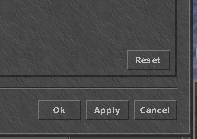
#> input picture data/test-small-1.png, 197 x 139 px
$ python test_ocr_new.py
#> lines starting #> are read from the running program, lines starting #| are printed output that depends on the picture; after the words box and inside, x2 and y2 are one past the last pixel; in counts of white or black regions, pixels touching at a corner belong together
### tibia_ocr/hash_ocr.py
from __future__ import annotations

import json
from functools import lru_cache
from pathlib import Path

import cv2
import numpy as np
from cv2.typing import MatLike

from tibia_ocr.constants import BIG_FONT
from tibia_ocr.exceptions import FontNotFound
from tibia_ocr.utils import crop
from tibia_ocr.utils import get_hash


@lru_cache()
def get_model(font: Path | str):
    try:
        with open(font) as fp:
            letters = json.load(fp)
            return {l["hash"]: l for l in letters}
    except FileNotFoundError:
        raise FontNotFound(f'Font "{font}" not found.')


@lru_cache()
def get_min_width(font: Path | str):
    # returns the minimum width of a letter in the font
    model = get_model(font)
    min_width = min([l["width"] for l in model.values()])
    return min_width


@lru_cache()
def get_min_height(font: Path | str):
    # returns the minimum height of a letter in the font
    model = get_model(font)
    min_height = min([l["height"] for l in model.values()])
    return min_height


def convert_letter(img: MatLike, font: Path | str = BIG_FONT) -> str:
    model_obj = get_model(font)
    _, width = img.shape[:2]
    if width == 0:
        return ""
    min_tentative_width = get_min_width(font)
    max_tentative_width = min(10, width)
    for tentative_width in reversed(
        range(min_tentative_width, max_tentative_width + 1)
    ):
        letter_image: MatLike = img[:, :tentative_width]
        contours, _ = cv2.findContours(
            letter_image, cv2.RETR_EXTERNAL, cv2.CHAIN_APPROX_SIMPLE
        )
        if contours == []:
            continue
        x, y, w, h = cv2.boundingRect(contours[0])
        letter_image = crop(letter_image, (x, y, w, h))
        letter_hash = get_hash(letter_image)
        letter = model_obj.get(letter_hash, None)
        if letter is not None:
            remaining_image: MatLike = img[:, tentative_width:]
            letter = letter["letter"]
            return letter + convert_letter(remaining_image, font=font)
    return ""


def convert_line_with_locations(img: MatLike, font: Path | str = BIG_FONT):
    cnts, _ = cv2.findContours(img, cv2.RETR_EXTERNAL, cv2.CHAIN_APPROX_SIMPLE)
    letters: list[tuple[tuple[int, int, int, int], str]] = []
    for cnt in cnts:
        # create a mask from the contour
        mask: MatLike = np.zeros_like(img)
        cv2.drawContours(mask, [cnt], 0, [255], -1)

        # mask the original image
        letter_image = cv2.bitwise_and(img, mask)

        # crop the letter image and convert the image to character
        x, y, w, h = cv2.boundingRect(cnt)
        letter_image = crop(letter_image, (x, y, w, h))
        letter = convert_letter(letter_image, font=font)
        letters.append(((x, y, w, h), letter))
    return letters


def convert_line(img: MatLike, font: Path | str = BIG_FONT):
    letters = convert_line_with_locations(img, font)
    letters.sort(key=lambda l: l[0][0])
    return "".join([l[1] for l in letters])


def convert_paragraph(img: MatLike, font: Path | str = BIG_FONT):
    start = None
    paragraph: list[str] = []
    for i, row in enumerate(img):
        non_zero = np.count_nonzero(row)
        if non_zero == 0 and start is not None:
            line: MatLike = img[start:i]
            if line.shape[0] >= get_min_height(font):
                paragraph.append(convert_line(line, font=font))
            start = None
        if non_zero > 0 and start is None:
            start = i
    if start is not None:
        line = img[start:]
        if line.shape[0] >= get_min_height(font):
            paragraph.append(convert_line(line, font=font))
    return "\n".join(paragraph)

### tibia_ocr/utils.py
from __future__ import annotations

import hashlib

import cv2
import numpy as np
from cv2.typing import MatLike


def crop(img: MatLike, rect: tuple[int, int, int, int]):
    """Crops an cv2 image using coordinate and size"""
    img = img[rect[1] : rect[1] + rect[3], rect[0] : rect[0] + rect[2]]
    return img


def get_hash(img: MatLike):
    """Returns the hash of the image"""
    return hashlib.md5(img.tobytes()).hexdigest()


def get_diff(img1: MatLike, img2: MatLike):
    diff = cv2.absdiff(img1, img2)
    return np.sum(diff)

### test_ocr_new.py
from pathlib import Path

import cv2
import numpy as np
from cv2.typing import MatLike

from tibia_ocr.hash_ocr import convert_line
from tibia_ocr.hash_ocr import convert_paragraph

color191 = np.array([191, 191, 191])
color192 = np.array([192, 192, 192])
color244 = np.array([244, 244, 244])


def visualize(img: MatLike, text: str):
    scaled = cv2.resize(
        img,
        None,
        fx=2,
        fy=2,
        interpolation=cv2.INTER_NEAREST,
    )
    scaled = cv2.copyMakeBorder(
        scaled,
        25 * (text.count("\n") + 1),
        0,
        0,
        0,
        cv2.BORDER_CONSTANT,
        value=(0, 0, 0),
    )

    y0, dy = 20, 25
    for i, line in enumerate(text.split("\n")):
        y = y0 + i * dy
        cv2.putText(scaled, line, (0, y), 3, 0.7, (0, 255, 0), 2)
    cv2.imshow("", scaled)
    cv2.waitKey(0)
    cv2.destroyAllWindows()


# [44 lines left out: function test_big_font, not called in this run]


def test_small_font():
    small = Path() / "tibia_ocr" / "fonts" / "small.json"

    image = cv2.imread("data/test-small-1.png")
#> image is the input picture: shape (139, 197, 3); mean B, G, R 72.3, 71.8, 71.5
    threshed = cv2.inRange(image, color192, color192)
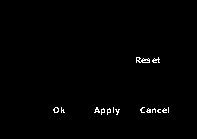
#> threshed: shape (139, 197); 0.88% white in thin lines or dots, all inside (x1, y1, x2, y2) = (53, 57, 169, 115)
    out = convert_paragraph(threshed, font=small)
#> the loop in convert_paragraph, `for i, row in enumerate(img):` made 139 passes; (reads tibia_ocr/fonts/small.json from the repository)
#> (non_zero, start) on passes 58, 108: (5, 57), (11, 107)
#> non_zero on passes 1 to 6: 0, 0, 0, 0, 0, 0
#> after the loop in convert_paragraph, `for i, row in enumerate(img):`: paragraph = ['Reset', 'OkApplyCancel']
    visualize(image, out)
#> in visualize, `scaled = cv2.copyMakeBorder( scaled, 25 * (text.count("\n") + 1), 0, 0..`:
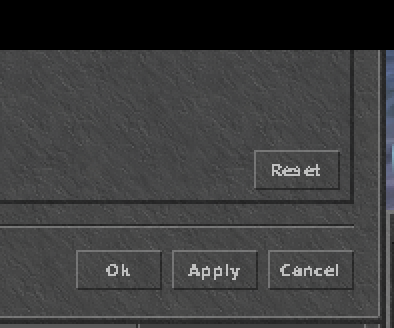
#> scaled: shape (328, 394, 3); mean B, G, R 61.3, 60.8, 60.6
#> after the loop in visualize, `for i, line in enumerate(text.split("\n")):`:
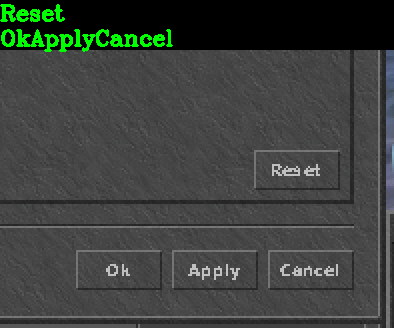
#> scaled: shape (328, 394, 3); 1.66% of pixels changed, all inside (x1, y1, x2, y2) = (0, 4, 173, 52)
#> (the run stopped early here; a loop or call above may not have finished)
